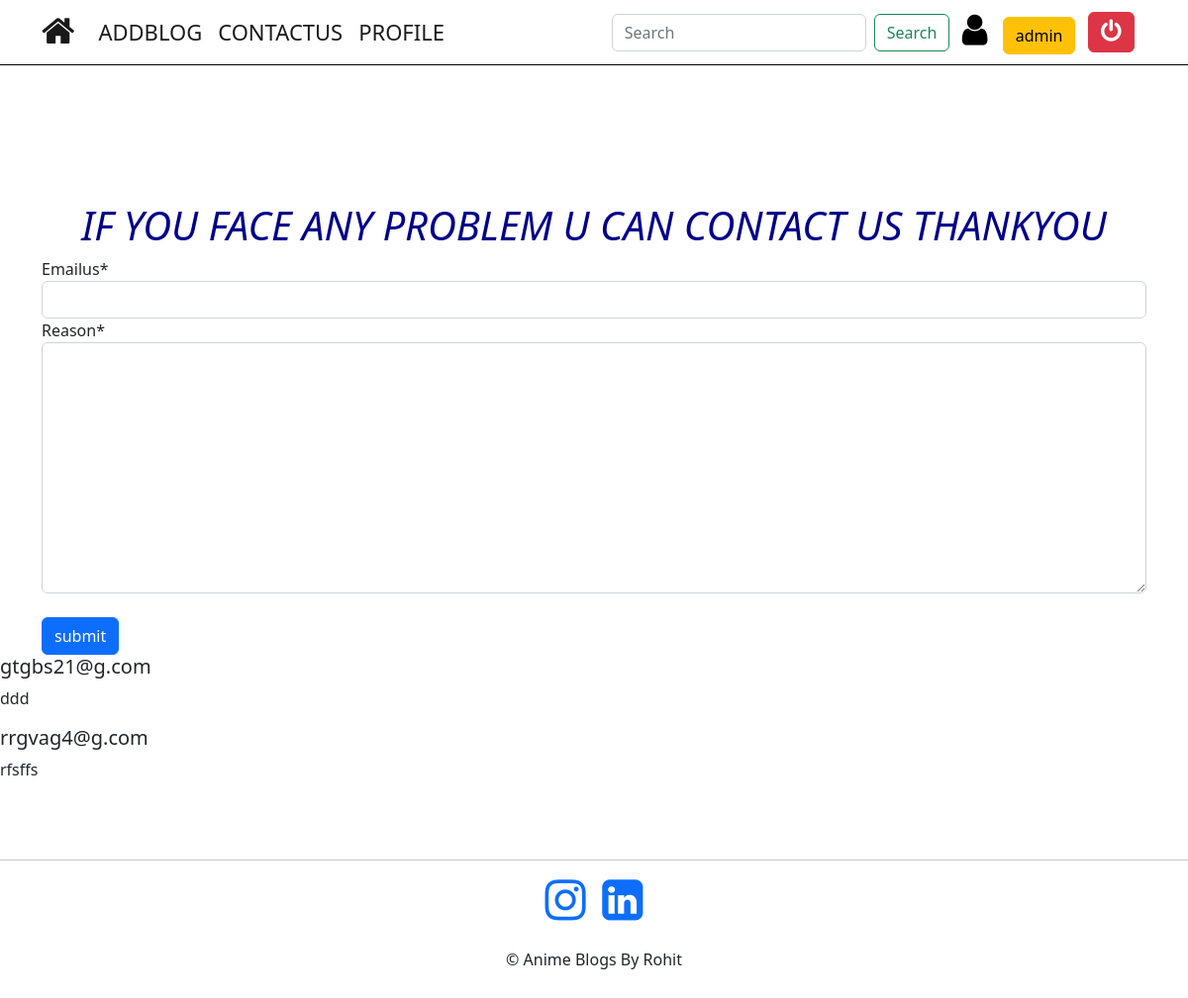
The app's page /contactus (signed in) with its own data.
### myblog/models.py (models this page shows)
class contactus(models.Model):
    Emailus = models.EmailField()
    Reason = models.TextField()

### myblog/views.py (the view)
# urls.py: path('contactus',views.contactus1,name="contactus"),
def contactus1(request):
     if request.method =="GET":
        form = contact_form()
        data = contactus.objects.all()
        return render(request,'contact.html',{"form":form,'data':data})
     else:
       form =contact_form(request.POST,request.FILES)
       if form.is_valid():
        form.save()
     return render(request,'contact.html')

### myblog/forms.py
class contact_form(forms.ModelForm):
    class Meta:
        model = contactus
        fields = "__all__"

### template/contact.html (shortened to what this page needs)
{% include 'base.html' %}
{% load crispy_forms_tags %}
{% block content %}
<div class="container">
<h1 class="text-center" style="color: darkblue; font-style: italic;" >IF YOU FACE ANY PROBLEM U CAN CONTACT US THANKYOU</h1>
<form action="" method="post" enctype="multipart/form-data">
    {{form|crispy}}
<br>
<button type="submit" class="btn btn-primary">submit</button>
</form>
</div>
{% if user.is_superuser %}
{% for i in data %}
<h5>{{i.Emailus}}</h5>
<p>{{i.Reason}}</p>
{% endfor %}
{% endif %}
{% endblock %}
{% include 'footer.html' %}

### template/base.html (shortened to what this page needs)
<!doctype html>
<html lang="en">
  <head>
    <link href="https://cdn.jsdelivr.net/npm/bootstrap@5.2.3/dist/css/bootstrap.min.css" rel="stylesheet">
    <link rel="stylesheet" href="https://cdnjs.cloudflare.com/ajax/libs/font-awesome/4.7.0/css/font-awesome.min.css">
  </head>
  <body>
    {% if user.is_authenticated %}
    <nav class="navbar navbar-expand-lg navbar-light ">
        <div class="container">
          <a class="navbar-brand" href="{% url 'show' %}"><i class="fa fa-home" style="font-size:36px"></i> </a>
          {% endif %}
          <div class="collapse navbar-collapse" id="navbarSupportedContent">
            <ul class="navbar-nav me-auto mb-2 mb-lg-0">
              {% if user.is_authenticated %}
              <li class="nav-item">
                <a class="nav-link active" aria-current="page" href="{% url 'plus' %}">ADDBLOG</a>
              </li>
              <li class="nav-item">
                <a class="nav-link active" aria-current="page" href="{% url 'contactus' %}">CONTACTUS</a>
              </li>
              <li class="nav-item">
                <a class="nav-link active" aria-current="page" href="{% url 'profile' %}">PROFILE</a>
              </li>
              <br>
            </ul>
            <form class="d-flex" role="search" action="/search" method="post">
              <input class="form-control me-2" type="text" placeholder="Search" name="search" aria-label="Search">
              <button class="btn btn-outline-success" type="submit">Search</button>
            </form>
            <div class="username" >
              <a href="{% url 'profile' %}"><i class="fa fa-user" style="font-size:36px"></i></a>&nbsp;
              <a href="{% url 'profile' %} " class="btn btn-warning " >{{user.username}}</a>
            </div>
              <a class="btn btn-danger" href="{% url 'logout' %}"><i  class="fa fa-power-off" style="font-size:24px" ></i></a>
            {% endif %}
          </div>
        </div>
      </nav>
      <br>
        <br>
  </body>
</html>

### template/base.html (style rules this page uses)
.username { color: black; }
li.nav-item { font-size: 22px; }
i.fa.fa-user { color: black; }
.username { font-size: 29px; }
.navbar { border-bottom: 1px solid black; }

### template/contact.html (style rules this page uses)
body { background-image: url(https://i.pinimg.com/236x/a2/4b/55/a24b55de7a5baf9b9e51872a91d19f6c.jpg); background-repeat: no-repeat; background-size: cover; background-attachment: fixed; }
.text-center { margin-top: 90px; }

### records on screen
contactus: Emailus "gtgbs21@g.com", Reason "ddd"
contactus: Emailus "rrgvag4@g.com", Reason "rfsffs"

### other values on screen
{{ user.username }} "admin"
